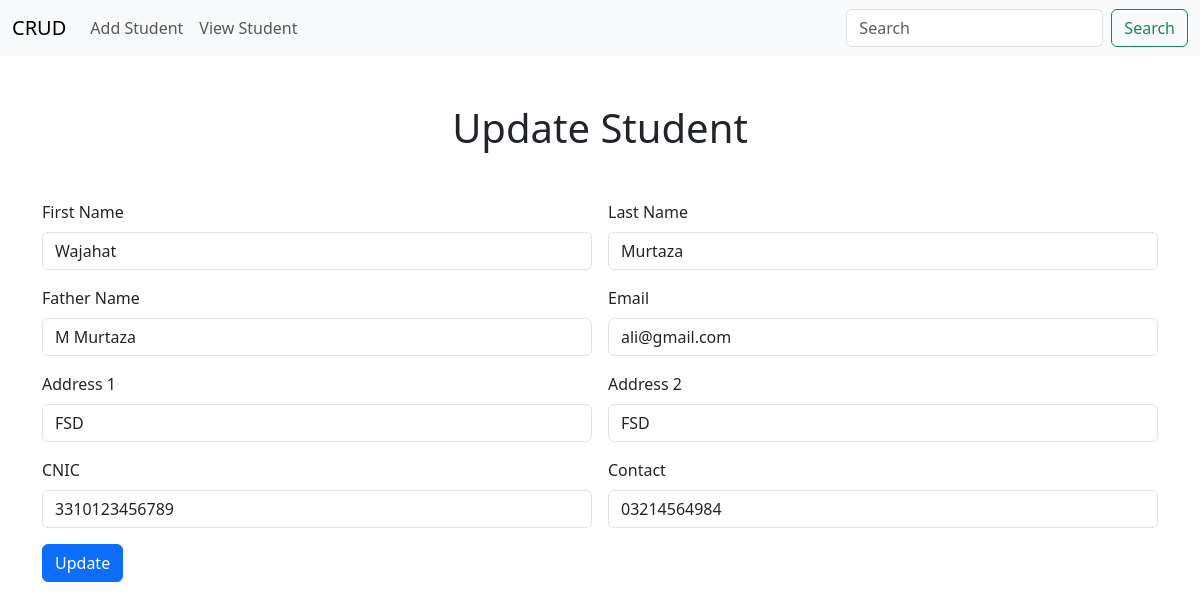
The page /update/1 on the database as committed earlier.
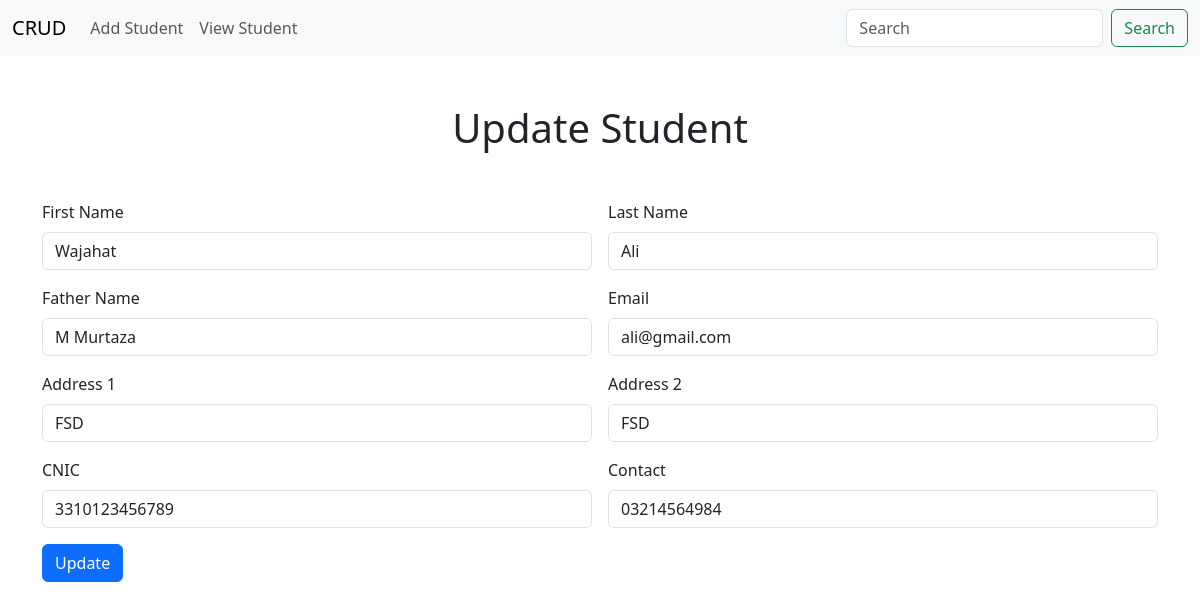
The same page on the database as committed later.
### core/models.py (models this page shows, shortened)
class Student(models.Model):
    first_name = models.CharField(max_length=20)
    last_name = models.CharField(max_length=20)
    father_name = models.CharField(max_length=50)
    email = models.EmailField()
    cnic = models.CharField(max_length=15)
    addressOne = models.CharField(max_length=150)
    addressTwo = models.CharField(max_length=150)
    contact = models.CharField(max_length=11)
    time = models.DateTimeField(auto_now_add=True)

### core/views.py (the view, shortened to what this page needs)
# urls.py: path('update/<int:pk>', views.update_student, name='update')
def update_student(request,pk):
    student = get_object_or_404(Student, pk=pk)
    context = {
        'student':student
    }
    return render(request, 'update.html', context)

### templates/update.html (shortened to what this page needs)
{% extends 'base.html' %}
{% block content %}
<div class="container">
<h1 class="text-center my-5">Update Student</h1>
<form class="row g-3" method="post">
    <div class="col-md-6">
      <label for="fname" class="form-label">First Name</label>
      <input type="text" class="form-control" id="fname" name="fname" value="{{student.first_name}}" required>
    </div>
    <div class="col-md-6">
      <label for="lname" class="form-label">Last Name</label>
      <input type="text" class="form-control" id="lname" value="{{student.last_name}}" name="lname" required>
    </div>
    <div class="col-6">
      <label for="fathername" class="form-label">Father Name</label>
      <input type="text" class="form-control" name="fathername" value="{{student.father_name}}" id="fathername" required>
    </div>
    <div class="col-6">
      <label for="email" class="form-label">Email</label>
      <input type="email" class="form-control" name="email" value="{{student.email}}" id="email" required>
    </div>
    <div class="col-6">
      <label for="inputAddressOne" class="form-label">Address 1</label>
      <input type="text" class="form-control" name="inputAddressOne" value="{{student.addressOne}}" id="inputAddressOne" placeholder="Apartment, studio, or floor" required>
    </div>
    <div class="col-6">
      <label for="inputAddressTwo" class="form-label">Address 2</label>
      <input type="text" class="form-control" name="inputAddressTwo" value="{{student.addressTwo}}" id="inputAddressTwo" placeholder="Apartment, studio, or floor" required>
    </div>
    <div class="col-md-6">
      <label for="cnic" class="form-label">CNIC</label>
      <input type="number" class="form-control" name="cnic" value="{{student.cnic}}" id="cnic" required>
    </div>
    <div class="col-md-6">
      <label for="contact" class="form-label">Contact</label>
      <input type="tel" class="form-control" id="contact" value="{{student.contact}}" name="contact" required>
    </div>
    <div class="col-12">
      <button type="submit" class="btn btn-primary">Update</button>
    </div>
  </form>
</div>
{% endblock content %}

Rows that differ between the two databases and show on the page:
changed Student "Wajahat": lname "Murtaza" → "Ali"
